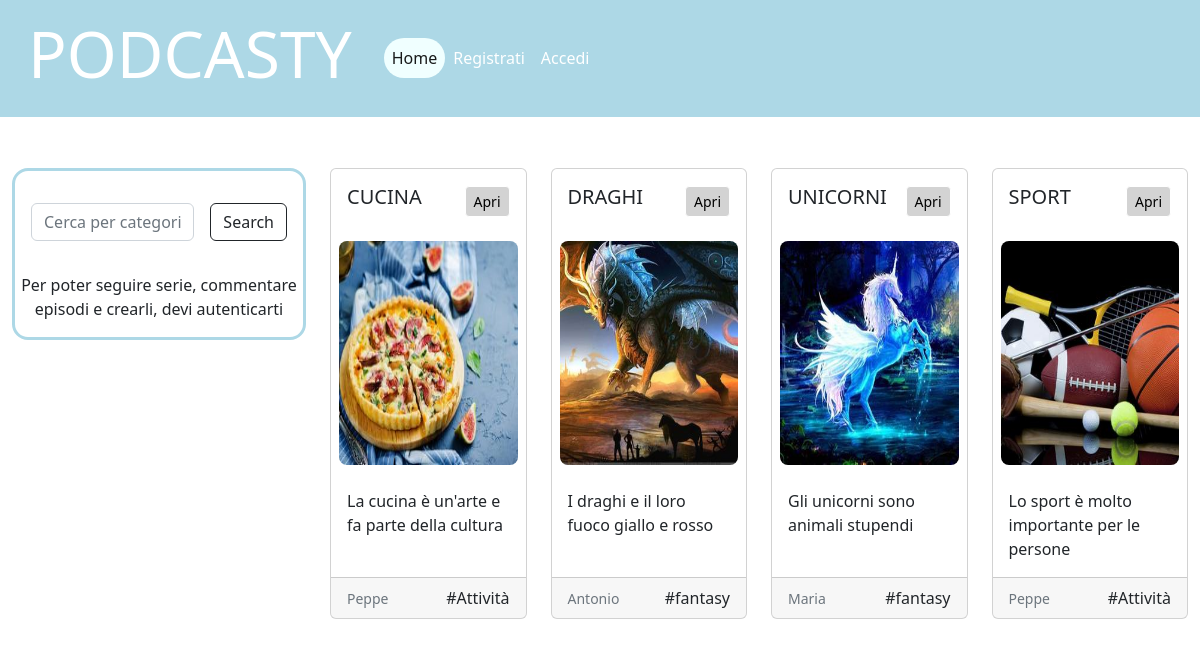
The page / on the database its author committed.
### tables this page shows
CREATE TABLE "serie" (
	"id_serie"	INTEGER NOT NULL,
	"titolo_serie"	TEXT NOT NULL UNIQUE,
	"descrizione"	TEXT NOT NULL,
	"categoria"	TEXT NOT NULL,
	"immagine_serie"	TEXT NOT NULL,
	"autore"	INTEGER NOT NULL,
	"ultima_modifica"	TEXT NOT NULL,
	FOREIGN KEY("autore") REFERENCES "utenti"("id") ON DELETE CASCADE,
	PRIMARY KEY("id_serie" AUTOINCREMENT)
);

CREATE TABLE "utenti" (
	"id"	INTEGER NOT NULL,
	"email"	TEXT NOT NULL UNIQUE,
	"nickname"	TEXT NOT NULL UNIQUE,
	"password"	TEXT NOT NULL,
	"immagine_profilo"	TEXT NOT NULL,
	"creatore"	INTEGER NOT NULL DEFAULT 0,
	PRIMARY KEY("id" AUTOINCREMENT)
);

### app.py (the view)
@app.route('/', methods=['GET', 'POST'])
def home():
    series = dao.get_all_series()
    if current_user.is_authenticated:
        create = dao.get_serie_create(current_user.id)
        seguite = dao.get_serie_seguite(current_user.id)
        return render_template('home.html', series=series, create=create, seguite=seguite)
    else:
        return render_template('home.html', series=series)

### dao.py (called while the page is built)
def get_all_series():
    conn = sqlite3.connect('db/podcast_db.db')
    conn.row_factory = sqlite3.Row
    cursor = conn.cursor()
    sql = 'SELECT serie.id_serie, serie.titolo_serie, serie.descrizione, serie.categoria, serie.immagine_serie, serie.ultima_modifica, utenti.nickname \
            FROM serie LEFT JOIN utenti ON serie.autore = utenti.id \
            ORDER BY ultima_modifica ASC'
    cursor.execute(sql)
    series = cursor.fetchall()
    cursor.close()
    conn.close()
    return series

### templates/home.html (shortened to what this page needs)
{% extends "base.html" %}
{% block home_active %}active{% endblock %}
{% block content %}
<div class="supermydiv">
  <main class="col-lg-9 col-md-12 row g-4" id="lista-serie">
    {% for serie in series %}
    <article class="col-lg-3 col-md-6" data-categ="{{serie.categoria}}">
      <div class="card h-100">
        <div class="myflex myarticle">
          <h5 class="mytitolo">{{ serie.titolo_serie}}</h5>
          <a href="{{url_for('single_serie', id=serie.id_serie)}}" class="btn btn-dark btn-sm mybtn">Apri</a>
        </div>
        <img class="serieimg p-2" src="{{ url_for('static', filename=serie.immagine_serie) }}" alt="immagine della serie {{serie.titolo_serie}}">
        <div class="card-body">
          <p class="card-text">{{ serie.descrizione}}</p>
        </div>
        <div class="card-footer myflex">
          <small class="text-muted">{{ serie.nickname}}</small>
          <a class="nav-link" id="catjs" href="#" data-filcat="{{serie.categoria}}"> #{{serie.categoria}} </a>
        </div>
      </div>
    </article>
    {% endfor %}
  </main>
  <aside class="col-lg-3 col-md-12 myaside">
      <div class="cerca_ep">
        <form class="d-flex cerca_episodio"  method="get">
          <input class="form-control me-3" type="text" id="cerca_in" placeholder="Cerca per categoria" aria-label="Search">
          <button class="btn btn-outline-dark" id="search_s" type="submit">Search</button>
        </form>
      </div>
    {% if current_user.is_authenticated%}
        {% if current_user.creatore%}
        <div>
          {% if create %}
          <h5>SERIE CREATE</h5>
            <ul class="myseries">
              {% for seriec in create%}
                <li><a class="mya" href="{{ url_for('single_serie', id=seriec.id_serie) }}"> {{seriec.titolo_serie}}</a></li>
              {%endfor%}
            </ul>
          {% else %}
          <h6>Non hai ancora creato una serie, creane una!</h6>
          {% endif %}
          </div>
        {% endif %}
          <div>
            {% if seguite %}
              <h5>SERIE SEGUITE</H5>
                <ul class="myseries">
                  {% for serief in seguite %}
                    <li><a class="mya" href="{{ url_for('single_serie', id=serief.id_serie) }}"> {{serief.titolo_serie}}</a></li>
                  {%endfor%}
                </ul>
            {% else %}
              <h6>Inizia a seguire una serie!</h6>
            {% endif %}
          </div>
    {%else%}
      <div>
        <p>Per poter seguire serie, commentare episodi e crearli, devi autenticarti</p>
      </div>
    {% endif %}
  </aside>
</div>
{% endblock %}

### templates/base.html (shortened to what this page needs)
<!doctype html>
<html lang="en">
<head>
  <link href="https://cdn.jsdelivr.net/npm/bootstrap@5.2.2/dist/css/bootstrap.min.css" rel="stylesheet"
>
  <link rel="stylesheet" href="{{ url_for('static', filename='style.css') }}">
</head>
<body>
  <header id="myheader">
    <nav class="navbar navbar-expand-lg bg-body-tertiary mynavbar">
      <div class="container-fluid">
        <h1 class="display-3 myt"><b>PODCASTY </b></h1>
        <div class="collapse navbar-collapse" id="navbarSupportedContent">
          <ul class="navbar-nav me-auto mb-2 mb-lg-0">
            <li class="nav-item">
              <a class="nav-link {% block home_active %}{% endblock %} mynavli" aria-current="page" href="/">Home</a>
            </li>
            {% if current_user.is_authenticated %}
              <li class="nav-item dropdown">
                <a class="nav-link {%block profile_active%}{% endblock %} dropdown-toggle mynavli" href="#" role="button" data-bs-toggle="dropdown" aria-expanded="false">
                  Mio account
                </a>
                <ul class="dropdown-menu">
                  <li><a class="dropdown-item" href="{{ url_for('profile') }}">Profilo</a></li>
                  <li><a class="dropdown-item" href="{{ url_for('logout') }}">Esci</a></li>
                  <li><hr class="dropdown-divider"></li>
                  <li><a class="dropdown-item disabled" href="#">@{{current_user.nickname}}</a></li>
                </ul>
              </li>
            {% else %}
              <li class="nav-item">
                <a class="nav-link {%block signup_active%}{%endblock%} mynavli" aria-current="page" href="{{ url_for('signup') }}">Registrati</a>
              </li>
              <li class="nav-item">
                <a class="nav-link {%block login_active%}{%endblock%} mynavli" aria-current="page" href="{{ url_for('login') }}">Accedi</a>
              </li>
            {% endif %}
          </ul>
        </div>
      </div>
    </nav>
  </header>
  <div class="container-fluid mt-4 fflash">
    <div class="row justify-content-md-center">
      {%block content %}{% endblock %}
    </div>
  </div>
</body>
</html>

### static/style.css (style rules this page uses)
#myheader h1 { color: white; }
.fflash { position: relative; top: 7rem; }
.mynavli { color: white; }
.active { background-color: azure; border-radius: 2rem; }
.mynavbar { padding: 1rem; background-color:lightblue; display: flex; height: fit-content; }
.myaside { background-color: white; border-style: solid; border-width: 0.2rem; border-color: lightblue; border-radius: 1rem; padding-top: 1rem; margin-bottom: 1rem; display: flex; flex-direction: column; height: fit-content; text-align: center; }
.supermydiv { position: relative; top: 2rem; display: flex; flex-direction: row-reverse; justify-content: space-between; margin-bottom: 1rem; }
.serieimg { width: 100%; height: 15rem ; border-radius: 1rem; }
.mybtn { background-color: lightgray; color: black; border-color: white; }
.myflex { display: flex; justify-content: space-between; align-items: center; }
.myarticle { margin: 1rem; }
.mytitolo { font-weight: 100; }
.cerca_ep { display: flex; flex-direction: row; justify-content: center; margin:1rem; }
.myt { margin-right: 2rem; }
#lista-serie { display: flex; flex-direction: row-reverse; justify-content: start; }
header { position: fixed; top: 0; width: 100%; z-index: 1; }

### rows shown on the page
serie: titolo_serie "SPORT", immagine_serie (picture), descrizione "Lo sport è molto importante per le persone", nickname "Peppe", categoria "Attività"
serie: titolo_serie "UNICORNI", immagine_serie (picture), descrizione "Gli unicorni sono animali stupendi", nickname "Maria", categoria "fantasy"
serie: titolo_serie "DRAGHI", immagine_serie (picture), descrizione "I draghi e il loro fuoco giallo e rosso", nickname "Antonio", categoria "fantasy"
serie: titolo_serie "CUCINA", immagine_serie (picture), descrizione "La cucina è un'arte e fa parte della cultura", nickname "Peppe", categoria "Attività"
